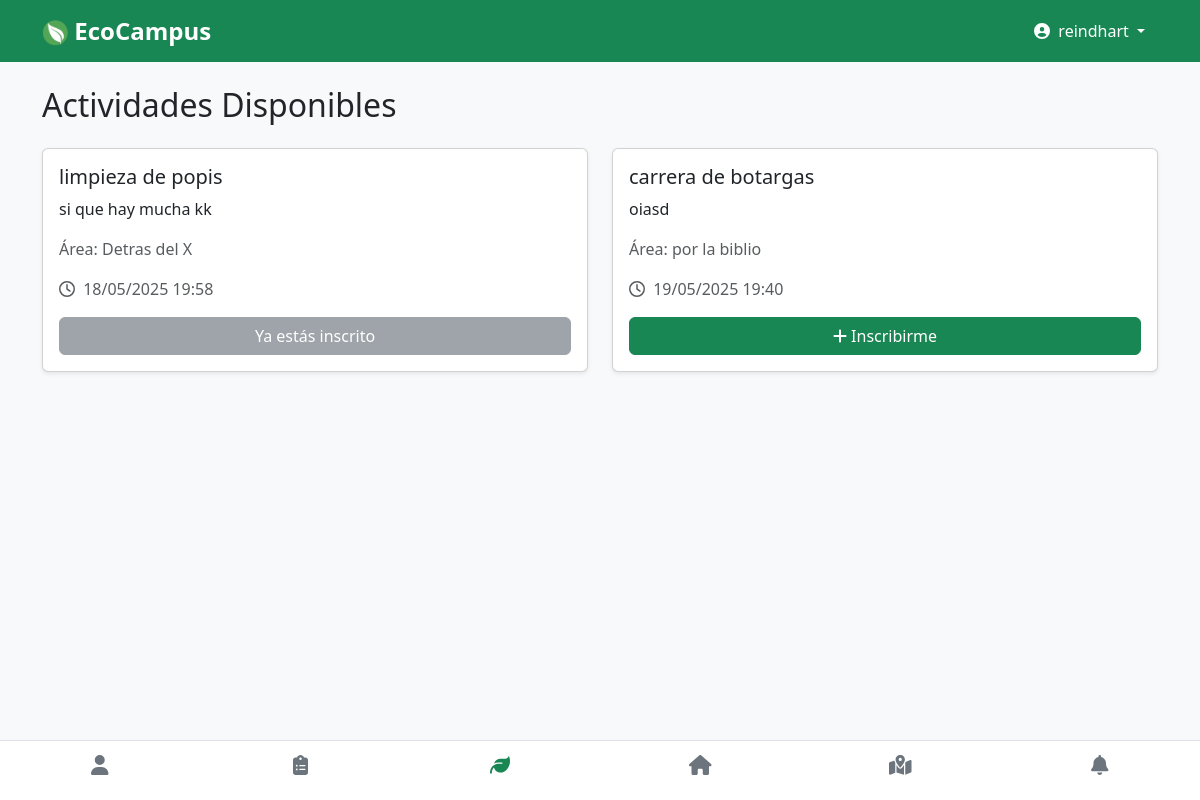
Screenshot of /actividades (signed in) with the database file from the repository.
### backend/models.py (models this page shows)
class Actividad(db.Model):
    id = db.Column(db.Integer, primary_key=True)
    titulo = db.Column(db.String(100), nullable=False)
    descripcion = db.Column(db.String(200))
    area = db.Column(db.String(100))
    fecha_hora_inicio = db.Column(db.DateTime, nullable=False, default=datetime.utcnow)
    archivada = db.Column(db.Boolean, default=False)

### backend/routes.py (the view, shortened to what this page needs)
    @app.route('/actividades', methods=['GET', 'POST'])
    def actividades():
        if 'usuario_id' not in session:
            return redirect(url_for('login'))
        archivar_actividades_pasadas()
        actividades = Actividad.query.filter_by(archivada=False).order_by(Actividad.fecha_hora_inicio.asc()).all()
        inscritas = [i.actividad_id for i in Inscripcion.query.filter_by(usuario_id=session['usuario_id']).all()]
        return render_template('actividades.html', actividades=actividades, inscritas=inscritas)

### frontend/templates/actividades.html (shortened to what this page needs)
{% extends 'layout.html' %}
{% block content %}
<h2 class="mb-4">Actividades Disponibles</h2>
<div class="row row-cols-1 row-cols-md-2 g-4">
  {% for a in actividades %}
  <div class="col">
    <div class="card h-100 shadow-sm">
      <div class="card-body">
        <h5 class="card-title">{{ a.titulo }}</h5>
        <p class="card-text">{{ a.descripcion }}</p>
        <p class="text-muted">Área: {{ a.area }}</p>
        <p class="text-muted"><i class="far fa-clock me-1"></i>
          {{ a.fecha_hora_inicio.strftime('%d/%m/%Y %H:%M') }}
        </p>
        <form method="POST">
          {% if a.id in inscritas %}
            <button class="btn btn-secondary w-100" disabled>Ya estás inscrito</button>
          {% else %}
            <button class="btn btn-success w-100" type="submit"><i class="fas fa-plus"></i> Inscribirme</button>
          {% endif %}
        </form>
      </div>
    </div>
  </div>
  {% endfor %}
</div>
{% endblock %}

### frontend/static/css/main.css (style rules this page uses)
body { font-family: 'Segoe UI', Tahoma, Geneva, Verdana, sans-serif; }

### rows the page displays
Actividad: titulo "limpieza de popis", descripcion "si que hay mucha kk", area "Detras del X", fecha_hora_inicio "18/05/2025 19:58", shows "Ya estás inscrito"
Actividad: titulo "carrera de botargas", descripcion "oiasd", area "por la biblio", fecha_hora_inicio "19/05/2025 19:40", shows "Inscribirme"

### other values shown
{{ session['usuario_nombre'] }} "reindhart"
